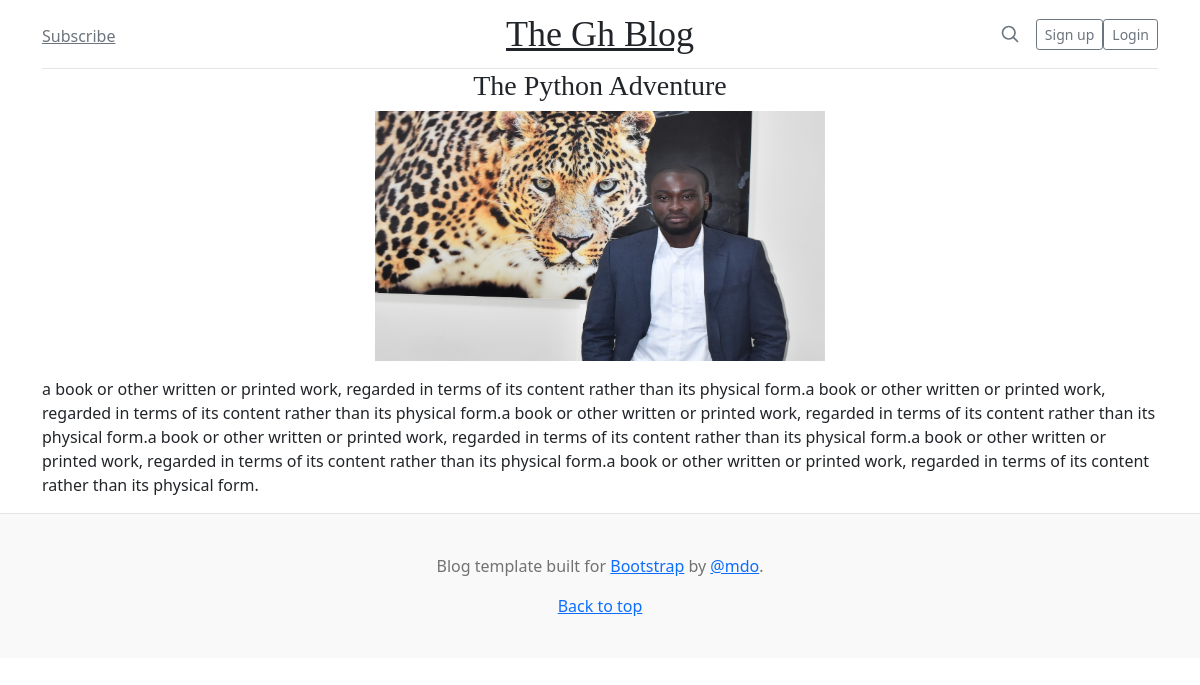
/1/, run on the app's committed database.
### blog/models.py (models this page shows, shortened)
class Blog(models.Model):
    STATUS_CHOICES = (
        ('draft', 'draft'),
        ('published', 'published')
    )
    author = models.ForeignKey(User, on_delete=models.CASCADE)
    title = models.CharField(max_length=105)
    cover_image = models.ImageField(upload_to='images/', blank=True, null=True)
    body = RichTextField()
    date_published = models.DateTimeField()
    status = models.CharField(max_length=10, choices=STATUS_CHOICES)
    category = models.ForeignKey(Category, related_name='posts', on_delete=models.CASCADE, max_length=50)
    class Meta:
        ordering = ('-date_published',)

### blog/views.py (the view)
# urls.py: path('<int:id>/', views.detail_view, name='detail_view' ),
def detail_view(request, id):
    blog = get_object_or_404(Blog, id=id)
    template_name = 'blog/detail_view.html'
    context = {'blog': blog}
    return render(request, template_name, context)

### blog/templates/blog/detail_view.html (shortened to what this page needs)
{% extends 'blog/base.html' %}
{% load static %}
    {% block content %}
        <div style="text-align: center;">
          <h3>{{blog.title}}</h3>
        <img src="{{blog.cover_image.url}}" alt="" width="450" height="250">
        </div>
        <div class="mt-3">
          {% autoescape on %}
            <p>{{ blog.body|safe }}</p>
          {% endautoescape %}
        </div>
    {% endblock %}

### blog/static/blog/styles.css (style rules this page uses)
h1, h2, h3, h4, h5, h6 { font-family: "Playfair Display", Georgia, "Times New Roman", serif; }

### data on the page
Blog: title "The Python Adventure", cover_image (picture), body "a book or other written or printed work, regarded in terms of its content rather than its physical form.a book or other written or printed work, regarded in terms of its content rather than its physical form.a book or other written or printed work, regarded in terms of its content rather than its physical form.a book or other written or printed work, regarded in terms of its content rather than its physical form.a book or other written or printed work, regarded in terms of its content rather than its physical form.a book or other written or printed work, regarded in terms of its content rather than its physical form."
